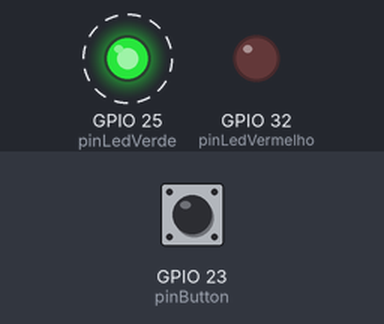
This sketch was run on a simulated ESP32. Shown: output pins drawn as LEDs (lit = HIGH). Dashed ring = blinking. The inputs (shaded band) are chosen by the test bench; at power-on: GPIO 23 (pinButton) HIGH.

Above: at 1.3 s.
1.7 s: GPIO 23 (pinButton) pulled LOW for 1 s
At 2.1 s:
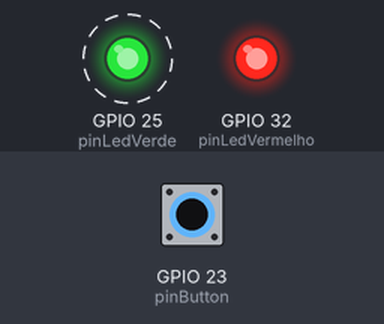
4.7 s: GPIO 23 (pinButton) pulled LOW for 0.25 s
At 5.1 s:
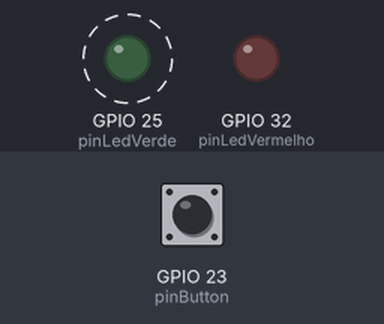
7.7 s: GPIO 23 (pinButton) pulled LOW for 3.2 s
At 8.3 s:
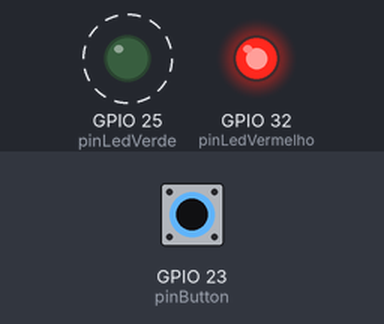
Timing chart, 0 to 18.4 s (numbered marks = the images above; inputs shaded):
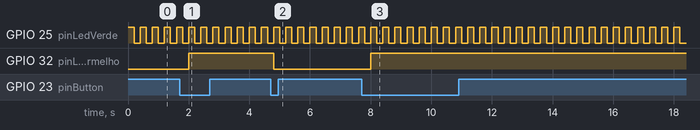

The sketch:

interrupcao.ino
```cpp
#define pinButton 23
#define pinLedVermelho 32
#define pinLedVerde 25
boolean pressLedVermelho = false;


void setup(){
  pinMode(pinLedVermelho, OUTPUT);
  pinMode(pinLedVerde, OUTPUT);
  pinMode(pinButton, INPUT_PULLUP);
}

void loop(){
  digitalWrite(pinLedVerde, HIGH);
  delay (200);
  digitalWrite(pinLedVerde, LOW);
  delay (200);
    if (digitalRead(pinButton))
      pressLedVermelho = true;
    if (digitalRead(pinButton)==LOW && pressLedVermelho) {
      digitalWrite(pinLedVermelho,!digitalRead(pinLedVermelho));
      pressLedVermelho = false;
    }
}
```

Measured:
- after the input at 1.7 s, GPIO 32 (pinLedVermelho): LOW → HIGH after 0.30 s
- after the input at 4.7 s, GPIO 32 (pinLedVermelho): HIGH → LOW after 0.10 s
- after the input at 7.7 s, GPIO 32 (pinLedVermelho): LOW → HIGH after 0.30 s
- by itself, GPIO 25 (pinLedVerde): alternates HIGH for 0.20 s and LOW for 0.20 s
